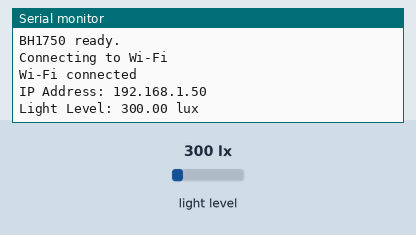
Simulated run of this sketch. Board: Arduino MKR. On the bench: the last lines printed to the serial monitor. The inputs (shaded band) are chosen by the test bench; at power-on: light level 300 lx. WiFi joins after 1.5 s; servers stay silent unless stated; web services answer with replies made up by the test bench.

Above: at 4.7 s.
4.8 s: light level set to 987 lx
At 9.8 s:
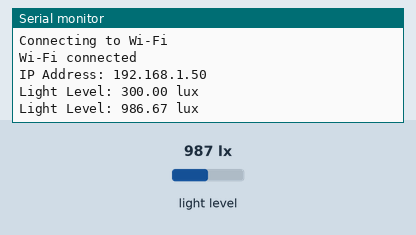
10.4 s: light level set to 1025 lx
At 16.5 s:
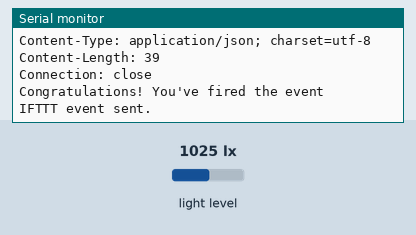
Timing chart, 0 to 18.0 s (numbered marks = the images above; inputs shaded):
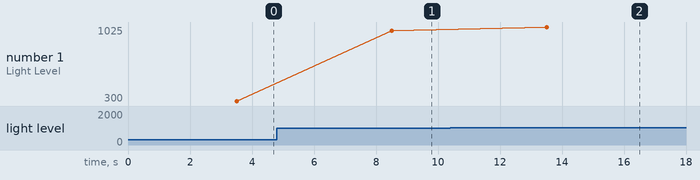

Measured:
- the behaviour switches between 999 and 1000 lx on light level (found by bisection; images 1 and 2)
- after the input at 4.8 s, the serial monitor: prints a new line after 3.7 s (image 1)
- after the input at 10.4 s, the serial monitor: prints a new line after 3.1 s (image 2)
- plotted number 1: 300 → 986.67 after the input at 4.8 s, 986.67 → 1025 after the input at 10.4 s

The sketch:

ifttt.ino
```cpp
#include <Wire.h>
#include <BH1750.h>
#include <WiFiNINA.h>

const char* ssid = "OPPO K10";
const char* password = "qwerty2007";

const char* iftttHost = "maker.ifttt.com";
const char* iftttKey = "nvF0N7MSzk6L-QF3c92cXOAtR4JW22OCOkvT1N4jDYS";

BH1750 lightMeter;

WiFiClient client;

const float LIGHT_THRESHOLD = 1000.0;

bool sunlightState = false;

void connectWiFi()
{
  Serial.print("Connecting to Wi-Fi");

  while (WiFi.begin(ssid, password) != WL_CONNECTED)
  {
    delay(2000);
    Serial.print(".");
  }

  Serial.println();
  Serial.println("Wi-Fi connected");

  Serial.print("IP Address: ");
  Serial.println(WiFi.localIP());
}

void sendIFTTTEvent(const char* eventName, float lux)
{
  Serial.print("Sending IFTTT event: ");
  Serial.println(eventName);

  if (client.connect(iftttHost, 80))
  {
    String url = "/trigger/";
    url += eventName;
    url += "/with/key/";
    url += iftttKey;

    String body = "{\"value1\":\"";
    body += String(lux, 2);
    body += "\"}";

    client.println("POST " + url + " HTTP/1.1");
    client.println("Host: maker.ifttt.com");
    client.println("Content-Type: application/json");
    client.print("Content-Length: ");
    client.println(body.length());
    client.println("Connection: close");
    client.println();
    client.println(body);

    delay(1000);

    while (client.available())
    {
      String response = client.readStringUntil('\n');
      Serial.println(response);
    }

    client.stop();

    Serial.println("IFTTT event sent.");
  }
  else
  {
    Serial.println("Connection to IFTTT failed.");
  }
}

void setup()
{
  Serial.begin(115200);
  delay(2000);

  Wire.begin();

  Serial.println("Starting BH1750...");

  if (!lightMeter.begin())
  {
    Serial.println("BH1750 not detected!");

    while (1)
    {
      delay(1000);
    }
  }

  Serial.println("BH1750 ready.");

  connectWiFi();
}

void loop()
{
  if (WiFi.status() != WL_CONNECTED)
  {
    connectWiFi();
  }

  float lux = lightMeter.readLightLevel();

  Serial.print("Light Level: ");
  Serial.print(lux);
  Serial.println(" lux");

  if (lux < 0)
  {
    Serial.println("Invalid light reading.");
    delay(5000);
    return;
  }

  bool newSunlightState = lux >= LIGHT_THRESHOLD;

  if (newSunlightState && !sunlightState)
  {
    Serial.println("Sunlight detected!");

    sendIFTTTEvent("sunlight_detected", lux);

    sunlightState = true;
  }

  else if (!newSunlightState && sunlightState)
  {
    Serial.println("Sunlight stopped!");

    sendIFTTTEvent("sunlight_stopped", lux);

    sunlightState = false;
  }

  delay(5000);
}
```
